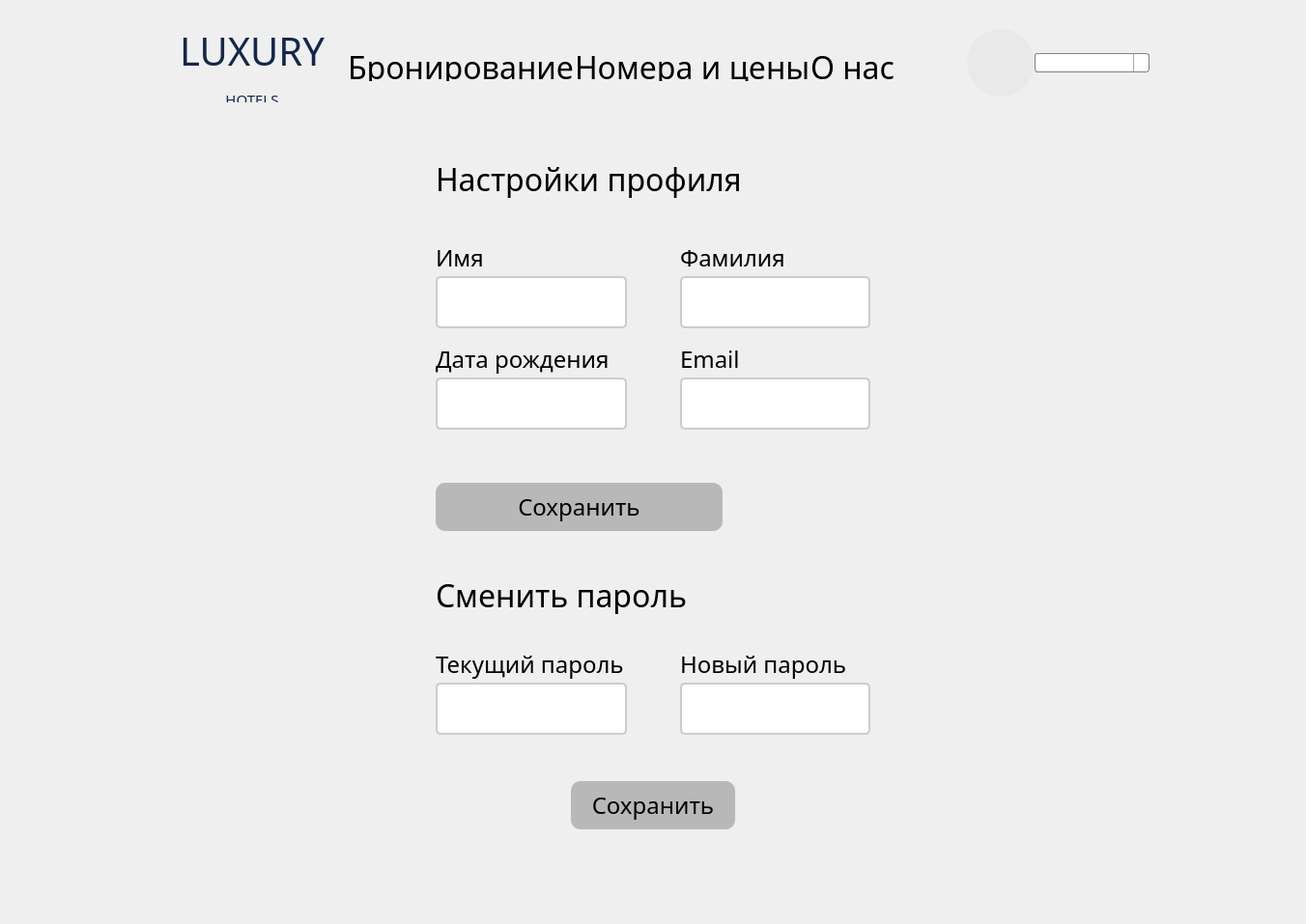
          <widget class="QWidget" name="scrollAreaWidgetContents_4">
           <property name="geometry">
            <rect>
             <x>0</x>
             <y>0</y>
             <width>1352</width>
             <height>957</height>
            </rect>
           </property>
           <property name="styleSheet">
            <string notr="true">QLabel
{
	color: black;
}

QLineEdit
{
	
	font: 14pt &quot;Montserrat&quot;;
	height: 50px;
	border-radius: 5px;
	border: 2px solid #ccc;
}

QLineEdit:focus
{
	border-bottom: 2px solid #28a2a2;
}

QCheckBox::indicator {
	border-radius: 5px;
	border: 2px solid #ccc;
    width: 25px;
    height: 25px;
}
</string>
           </property>
           <layout class="QGridLayout" name="gridLayout_9">
            <property name="leftMargin">
             <number>0</number>
            </property>
            <property name="topMargin">
             <number>0</number>
            </property>
            <property name="rightMargin">
             <number>0</number>
            </property>
            <property name="bottomMargin">
             <number>0</number>
            </property>
            <property name="spacing">
             <number>0</number>
            </property>
            <item row="0" column="0">
             <layout class="QVBoxLayout" name="verticalLayout_9">
              <property name="spacing">
               <number>0</number>
              </property>
              <property name="bottomMargin">
               <number>0</number>
              </property>
              <item>
               <layout class="QHBoxLayout" name="TitleLayout_1">
                <property name="spacing">
                 <number>0</number>
                </property>
                <property name="leftMargin">
                 <number>162</number>
                </property>
                <property name="topMargin">
                 <number>25</number>
                </property>
                <property name="rightMargin">
                 <number>162</number>
                </property>
                <property name="bottomMargin">
                 <number>0</number>
                </property>
                <item>
                 <widget class="QLabel" name="Title_5">
                  <property name="minimumSize">
                   <size>
                    <width>198</width>
                    <height>81</height>
                   </size>
                  </property>
                  <property name="maximumSize">
                   <size>
                    <width>198</width>
                    <height>81</height>
                   </size>
                  </property>
                  <property name="font">
                   <font>
                    <family>Montserrat</family>
                    <pointsize>40</pointsize>
                   </font>
                  </property>
                  <property name="layoutDirection">
                   <enum>Qt::LeftToRight</enum>
                  </property>
                  <property name="styleSheet">
                   <string notr="true">QLabel
{
	color: rgb(20, 39, 74);
}</string>
                  </property>
                  <property name="text">
                   <string>&lt;html&gt;&lt;head/&gt;&lt;body&gt;&lt;p align=&quot;center&quot;&gt;&lt;a href=&quot;#main&quot;&gt;&lt;span style=&quot; font-size:40px; color:#14274a; text-decoration: none&quot;&gt;LUXURY&lt;/span&gt;&lt;/a&gt;&lt;/p&gt;&lt;p align=&quot;center&quot;&gt;&lt;a href=&quot;#main&quot;&gt;&lt;span style=&quot; font-size:15px; color:#14274a; text-decoration: none&quot;&gt;HOTELS&lt;/span&gt;&lt;/a&gt;&lt;/p&gt;&lt;/body&gt;&lt;/html&gt;</string>
                  </property>
                  <property name="textFormat">
                   <enum>Qt::RichText</enum>
                  </property>
                  <property name="alignment">
                   <set>Qt::AlignRight</set>
                  </property>
                 </widget>
                </item>
                <item>
                 <spacer name="horizontalSpacer_34">
                  <property name="orientation">
                   <enum>Qt::Horizontal</enum>
                  </property>
                  <property name="sizeHint" stdset="0">
                   <size>
                    <width>242</width>
                    <height>20</height>
                   </size>
                  </property>
                 </spacer>
                </item>
                <item>
                 <widget class="QLabel" name="bronlbl_5">
                  <property name="maximumSize">
                   <size>
                    <width>16777215</width>
                    <height>37</height>
                   </size>
                  </property>
                  <property name="font">
                   <font>
                    <family>Montserrat</family>
                    <pointsize>24</pointsize>
                   </font>
                  </property>
                  <property name="text">
                   <string>&lt;html&gt;&lt;head/&gt;&lt;body&gt;&lt;p&gt;&lt;a href=&quot;#bron&quot;&gt;&lt;span style=&quot; color:#000000; text-decoration:none;&quot;&gt;Бронирование&lt;/span&gt;&lt;/a&gt;&lt;/p&gt;&lt;/body&gt;&lt;/html&gt;</string>
                  </property>
                  <property name="textFormat">
                   <enum>Qt::AutoText</enum>
                  </property>
                 </widget>
                </item>
                <item>
                 <spacer name="horizontalSpacer_35">
                  <property name="orientation">
                   <enum>Qt::Horizontal</enum>
                  </property>
                  <property name="sizeHint" stdset="0">
                   <size>
                    <width>92</width>
                    <height>20</height>
                   </size>
                  </property>
                 </spacer>
                </item>
                <item>
                 <widget class="QLabel" name="placelbl_5">
                  <property name="maximumSize">
                   <size>
                    <width>16777215</width>
                    <height>37</height>
                   </size>
                  </property>
                  <property name="font">
                   <font>
                    <family>Montserrat</family>
                    <pointsize>24</pointsize>
                   </font>
                  </property>
                  <property name="text">
                   <string>&lt;html&gt;&lt;head/&gt;&lt;body&gt;&lt;p&gt;&lt;a href=&quot;#place&quot;&gt;&lt;span style=&quot; color:#000000; text-decoration:none;&quot;&gt;Номера и цены&lt;/span&gt;&lt;/a&gt;&lt;/p&gt;&lt;/body&gt;&lt;/html&gt;</string>
                  </property>
                 </widget>
                </item>
                <item>
                 <spacer name="horizontalSpacer_36">
                  <property name="orientation">
                   <enum>Qt::Horizontal</enum>
                  </property>
                  <property name="sizeHint" stdset="0">
                   <size>
                    <width>92</width>
                    <height>20</height>
                   </size>
                  </property>
                 </spacer>
                </item>
                <item>
                 <widget class="QLabel" name="aboutlbl_5">
                  <property name="maximumSize">
                   <size>
                    <width>16777215</width>
                    <height>37</height>
                   </size>
                  </property>
                  <property name="font">
                   <font>
                    <family>Montserrat</family>
                    <pointsize>24</pointsize>
                   </font>
                  </property>
                  <property name="text">
                   <string>&lt;html&gt;&lt;head/&gt;&lt;body&gt;&lt;p&gt;&lt;a href=&quot;#about&quot;&gt;&lt;span style=&quot; color:#000000; text-decoration:none;&quot;&gt;О нас&lt;/span&gt;&lt;/a&gt;&lt;/p&gt;&lt;/body&gt;&lt;/html&gt;</string>
                  </property>
                 </widget>
                </item>
                <item>
                 <spacer name="horizontalSpacer_37">
                  <property name="orientation">
                   <enum>Qt::Horizontal</enum>
                  </property>
                  <property name="sizeHint" stdset="0">
                   <size>
                    <width>331</width>
                    <height>20</height>
                   </size>
                  </property>
                 </spacer>
                </item>
                <item>
                 <widget class="QPushButton" name="Profile_5">
                  <property name="minimumSize">
                   <size>
                    <width>70</width>
                    <height>70</height>
                   </size>
                  </property>
                  <property name="maximumSize">
                   <size>
                    <width>70</width>
                    <height>70</height>
                   </size>
                  </property>
                  <property name="styleSheet">
                   <string notr="true">QPushButton
{
 	border-radius: 35px;
	background-color: #E9E9E9;
}</string>
                  </property>
                  <property name="text">
                   <string/>
                  </property>
                  <property name="icon">
                   <iconset resource="resours/resourses.qrc">
                    <normaloff>:/image/mainPage/image/mainPage/LkImage.png</normaloff>:/image/mainPage/image/mainPage/LkImage.png</iconset>
                  </property>
                  <property name="checkable">
                   <bool>false</bool>
                  </property>
                 </widget>
                </item>
                <item>
                 <widget class="QComboBox" name="actionUser">
                  <property name="minimumSize">
                   <size>
                    <width>119</width>
                    <height>0</height>
                   </size>
                  </property>
                  <property name="styleSheet">
                   <string notr="true">QComboBox {
    border: 1px solid gray;
    border-radius: 3px;
    padding: 1px 18px 1px 3px;
    min-width: 6em;
}

QComboBox:editable {
    background: white;
}

QComboBox:!editable, QComboBox::drop-down:editable {
     background: qlineargradient(x1: 0, y1: 0, x2: 0, y2: 1,
                                 stop: 0 #E1E1E1, stop: 0.4 #DDDDDD,
                                 stop: 0.5 #D8D8D8, stop: 1.0 #D3D3D3);
}

QComboBox:!editable:on, QComboBox::drop-down:editable:on {
    background: qlineargradient(x1: 0, y1: 0, x2: 0, y2: 1,
                                stop: 0 #D3D3D3, stop: 0.4 #D8D8D8,
                                stop: 0.5 #DDDDDD, stop: 1.0 #E1E1E1);
}

QComboBox:on {
    padding-top: 3px;
    padding-left: 4px;
}

QComboBox::drop-down {
    subcontrol-origin: padding;
    subcontrol-position: top right;
    width: 15px;

    border-left-width: 1px;
    border-left-color: darkgray;
    border-left-style: solid; 
    border-top-right-radius: 3px;
    border-bottom-right-radius: 3px;
}

QComboBox::down-arrow:on {
    top: 1px;
    left: 1px;
}</string>
                  </property>
                 </widget>
                </item>
               </layout>
              </item>
              <item>
               <spacer name="verticalSpacer_6">
                <property name="orientation">
                 <enum>Qt::Vertical</enum>
                </property>
                <property name="sizeType">
                 <enum>QSizePolicy::Fixed</enum>
                </property>
                <property name="sizeHint" stdset="0">
                 <size>
                  <width>20</width>
                  <height>60</height>
                 </size>
                </property>
               </spacer>
              </item>
              <item>
               <layout class="QHBoxLayout" name="horizontalLayout_9">
                <property name="spacing">
                 <number>0</number>
                </property>
                <property name="leftMargin">
                 <number>0</number>
                </property>
                <property name="rightMargin">
                 <number>0</number>
                </property>
                <item>
                 <spacer name="horizontalSpacer_9">
                  <property name="orientation">
                   <enum>Qt::Horizontal</enum>
                  </property>
                  <property name="sizeHint" stdset="0">
                   <size>
                    <width>40</width>
                    <height>20</height>
                   </size>
                  </property>
                 </spacer>
                </item>
                <item>
                 <layout class="QVBoxLayout" name="verticalLayout_7">
                  <property name="spacing">
                   <number>15</number>
                  </property>
                  <property name="rightMargin">
                   <number>0</number>
                  </property>
                  <property name="bottomMargin">
                   <number>0</number>
                  </property>
                  <item>
                   <widget class="QLabel" name="label_6">
                    <property name="maximumSize">
                     <size>
                      <width>16777215</width>
                      <height>39</height>
                     </size>
                    </property>
                    <property name="font">
                     <font>
                      <family>Montserrat</family>
                      <pointsize>24</pointsize>
                     </font>
                    </property>
                    <property name="text">
                     <string>Настройки профиля</string>
                    </property>
                   </widget>
                  </item>
                  <item>
                   <spacer name="verticalSpacer_5">
                    <property name="orientation">
                     <enum>Qt::Vertical</enum>
                    </property>
                    <property name="sizeType">
                     <enum>QSizePolicy::Fixed</enum>
                    </property>
                    <property name="sizeHint" stdset="0">
                     <size>
                      <width>20</width>
                      <height>30</height>
                     </size>
                    </property>
                   </spacer>
                  </item>
                  <item>
                   <layout class="QHBoxLayout" name="horizontalLayout_10">
                    <property name="spacing">
                     <number>55</number>
                    </property>
                    <property name="rightMargin">
                     <number>0</number>
                    </property>
                    <property name="bottomMargin">
                     <number>0</number>
                    </property>
                    <item>
                     <layout class="QVBoxLayout" name="verticalLayout_10">
                      <property name="spacing">
                       <number>2</number>
                      </property>
                      <item>
                       <widget class="QLabel" name="label_7">
                        <property name="maximumSize">
                         <size>
                          <width>16777215</width>
                          <height>34</height>
                         </size>
                        </property>
                        <property name="font">
                         <font>
                          <family>Montserrat</family>
                          <pointsize>18</pointsize>
                         </font>
                        </property>
                        <property name="text">
                         <string>Имя</string>
                        </property>
                       </widget>
                      </item>
                      <item>
                       <widget class="QLineEdit" name="userNametxt"/>
                      </item>
                     </layout>
                    </item>
                    <item>
                     <layout class="QVBoxLayout" name="verticalLayout_8">
                      <property name="spacing">
                       <number>2</number>
                      </property>
                      <item>
                       <widget class="QLabel" name="label_8">
                        <property name="maximumSize">
                         <size>
                          <width>16777215</width>
                          <height>34</height>
                         </size>
                        </property>
                        <property name="font">
                         <font>
                          <family>Montserrat</family>
                          <pointsize>18</pointsize>
                         </font>
                        </property>
                        <property name="text">
                         <string>Фамилия</string>
                        </property>
                       </widget>
                      </item>
                      <item>
                       <widget class="QLineEdit" name="lastnametxt"/>
                      </item>
                     </layout>
                    </item>
                   </layout>
                  </item>
                  <item>
                   <layout class="QHBoxLayout" name="horizontalLayout_12">
                    <property name="spacing">
                     <number>55</number>
                    </property>
                    <property name="rightMargin">
                     <number>0</number>
                    </property>
                    <property name="bottomMargin">
                     <number>0</number>
                    </property>
                    <item>
                     <layout class="QVBoxLayout" name="verticalLayout_13">
                      <property name="spacing">
                       <number>2</number>
                      </property>
                      <item>
                       <widget class="QLabel" name="label_9">
                        <property name="maximumSize">
                         <size>
                          <width>16777215</width>
                          <height>34</height>
                         </size>
                        </property>
                        <property name="font">
                         <font>
                          <family>Montserrat</family>
                          <pointsize>18</pointsize>
                         </font>
                        </property>
                        <property name="text">
                         <string>Дата рождения</string>
                        </property>
                       </widget>
                      </item>
                      <item>
                       <widget class="QLineEdit" name="birthdaytxt"/>
                      </item>
                     </layout>
                    </item>
                    <item>
                     <layout class="QVBoxLayout" name="verticalLayout_12">
                      <property name="spacing">
                       <number>2</number>
                      </property>
                      <item>
                       <widget class="QLabel" name="label_10">
                        <property name="maximumSize">
                         <size>
                          <width>16777215</width>
                          <height>34</height>
                         </size>
                        </property>
                        <property name="font">
                         <font>
                          <family>Montserrat</family>
                          <pointsize>18</pointsize>
                         </font>
                        </property>
                        <property name="text">
                         <string>Email</string>
                        </property>
                       </widget>
                      </item>
                      <item>
                       <widget class="QLineEdit" name="emailtxt"/>
                      </item>
                     </layout>
                    </item>
                   </layout>
                  </item>
                  <item>
                   <spacer name="verticalSpacer_4">
                    <property name="orientation">
                     <enum>Qt::Vertical</enum>
                    </property>
                    <property name="sizeType">
                     <enum>QSizePolicy::Fixed</enum>
                    </property>
                    <property name="sizeHint" stdset="0">
                     <size>
                      <width>20</width>
                      <height>40</height>
                     </size>
                    </property>
                   </spacer>
                  </item>
                  <item>
                   <widget class="QPushButton" name="saveDataUser">
                    <property name="minimumSize">
                     <size>
                      <width>0</width>
                      <height>50</height>
                     </size>
                    </property>
                    <property name="maximumSize">
                     <size>
                      <width>297</width>
                      <height>50</height>
                     </size>
                    </property>
                    <property name="font">
                     <font>
                      <family>Montserrat</family>
                      <pointsize>18</pointsize>
                     </font>
                    </property>
                    <property name="styleSheet">
                     <string notr="true">QPushButton
{
	color: black;
	background-color: rgb(185, 184, 184);
	border-radius: 10px;
}
</string>
                    </property>
                    <property name="text">
                     <string>Сохранить</string>
                    </property>
                   </widget>
                  </item>
                  <item>
                   <spacer name="verticalSpacer_3">
                    <property name="orientation">
                     <enum>Qt::Vertical</enum>
                    </property>
                    <property name="sizeType">
                     <enum>QSizePolicy::Fixed</enum>
                    </property>
                    <property name="sizeHint" stdset="0">
                     <size>
                      <width>20</width>
                      <height>32</height>
                     </size>
                    </property>
                   </spacer>
                  </item>
                  <item>
                   <widget class="QLabel" name="label_11">
                    <property name="maximumSize">
                     <size>
                      <width>16777215</width>
                      <height>39</height>
                     </size>
                    </property>
                    <property name="font">
                     <font>
                      <family>Montserrat</family>
                      <pointsize>24</pointsize>
                     </font>
                    </property>
                    <property name="text">
                     <string>Сменить пароль</string>
                    </property>
                   </widget>
                  </item>
                  <item>
                   <spacer name="verticalSpacer_7">
                    <property name="orientation">
                     <enum>Qt::Vertical</enum>
                    </property>
                    <property name="sizeType">
                     <enum>QSizePolicy::Fixed</enum>
                    </property>
                    <property name="sizeHint" stdset="0">
                     <size>
                      <width>20</width>
                      <height>20</height>
                     </size>
                    </property>
                   </spacer>
                  </item>
                  <item>
                   <layout class="QHBoxLayout" name="horizontalLayout_14">
                    <property name="spacing">
                     <number>55</number>
                    </property>
                    <property name="rightMargin">
                     <number>0</number>
                    </property>
                    <item>
                     <layout class="QVBoxLayout" name="verticalLayout_16">
                      <property name="spacing">
                       <number>2</number>
                      </property>
                      <item>
                       <widget class="QLabel" name="label_12">
                        <property name="maximumSize">
                         <size>
                          <width>16777215</width>
                          <height>34</height>
                         </size>
                        </property>
                        <property name="font">
                         <font>
                          <family>Montserrat</family>
                          <pointsize>18</pointsize>
                         </font>
                        </property>
                        <property name="text">
                         <string>Текущий пароль</string>
                        </property>
                       </widget>
                      </item>
                      <item>
                       <widget class="QLineEdit" name="currentPasswordtxt">
                        <property name="echoMode">
                         <enum>QLineEdit::Password</enum>
                        </property>
                       </widget>
                      </item>
                     </layout>
                    </item>
                    <item>
                     <layout class="QVBoxLayout" name="verticalLayout_15">
                      <property name="spacing">
                       <number>2</number>
                      </property>
                      <item>
                       <widget class="QLabel" name="label_13">
                        <property name="maximumSize">
                         <size>
                          <width>16777215</width>
                          <height>34</height>
                         </size>
                        </property>
                        <property name="font">
                         <font>
                          <family>Montserrat</family>
                          <pointsize>18</pointsize>
                         </font>
                        </property>
                        <property name="text">
                         <string>Новый пароль</string>
                        </property>
                       </widget>
                      </item>
                      <item>
                       <widget class="QLineEdit" name="newPasswordtxt">
                        <property name="echoMode">
                         <enum>QLineEdit::Password</enum>
                        </property>
                       </widget>
                      </item>
                     </layout>
                    </item>
                   </layout>
                  </item>
                  <item>
                   <spacer name="verticalSpacer_9">
                    <property name="orientation">
                     <enum>Qt::Vertical</enum>
                    </property>
                    <property name="sizeType">
                     <enum>QSizePolicy::Fixed</enum>
                    </property>
                    <property name="sizeHint" stdset="0">
                     <size>
                      <width>20</width>
                      <height>33</height>
                     </size>
                    </property>
                   </spacer>
                  </item>
                  <item>
                   <layout class="QHBoxLayout" name="horizontalLayout_16">
                    <property name="spacing">
                     <number>63</number>
                    </property>
                    <property name="rightMargin">
                     <number>0</number>
                    </property>
                    <property name="bottomMargin">
                     <number>0</number>
                    </property>
                    <item>
                     <layout class="QHBoxLayout" name="horizontalLayout_15">
                      <property name="spacing">
                       <number>0</number>
                      </property>
                      <property name="bottomMargin">
                       <number>0</number>
                      </property>
                      <item>
                       <widget class="QPushButton" name="savePasswordbtn">
                        <property name="minimumSize">
                         <size>
                          <width>20</width>
                          <height>50</height>
                         </size>
                        </property>
                        <property name="maximumSize">
                         <size>
                          <width>170</width>
                          <height>50</height>
                         </size>
                        </property>
                        <property name="font">
                         <font>
                          <family>Montserrat</family>
                          <pointsize>18</pointsize>
                         </font>
                        </property>
                        <property name="layoutDirection">
                         <enum>Qt::LeftToRight</enum>
                        </property>
                        <property name="styleSheet">
                         <string notr="true">QPushButton
{
	color: black;
	background-color: rgb(185, 184, 184);
	border-radius: 10px;
}</string>
                        </property>
                        <property name="text">
                         <string>Сохранить</string>
                        </property>
                       </widget>
                      </item>
                     </layout>
                    </item>
                   </layout>
                  </item>
                  <item>
                   <spacer name="verticalSpacer_8">
                    <property name="orientation">
                     <enum>Qt::Vertical</enum>
                    </property>
                    <property name="sizeHint" stdset="0">
                     <size>
                      <width>20</width>
                      <height>40</height>
                     </size>
                    </property>
                   </spacer>
                  </item>
                 </layout>
                </item>
                <item>
                 <spacer name="horizontalSpacer_10">
                  <property name="orientation">
                   <enum>Qt::Horizontal</enum>
                  </property>
                  <property name="sizeHint" stdset="0">
                   <size>
                    <width>40</width>
                    <height>20</height>
                   </size>
                  </property>
                 </spacer>
                </item>
               </layout>
              </item>
             </layout>
            </item>
           </layout>
          </widget>
